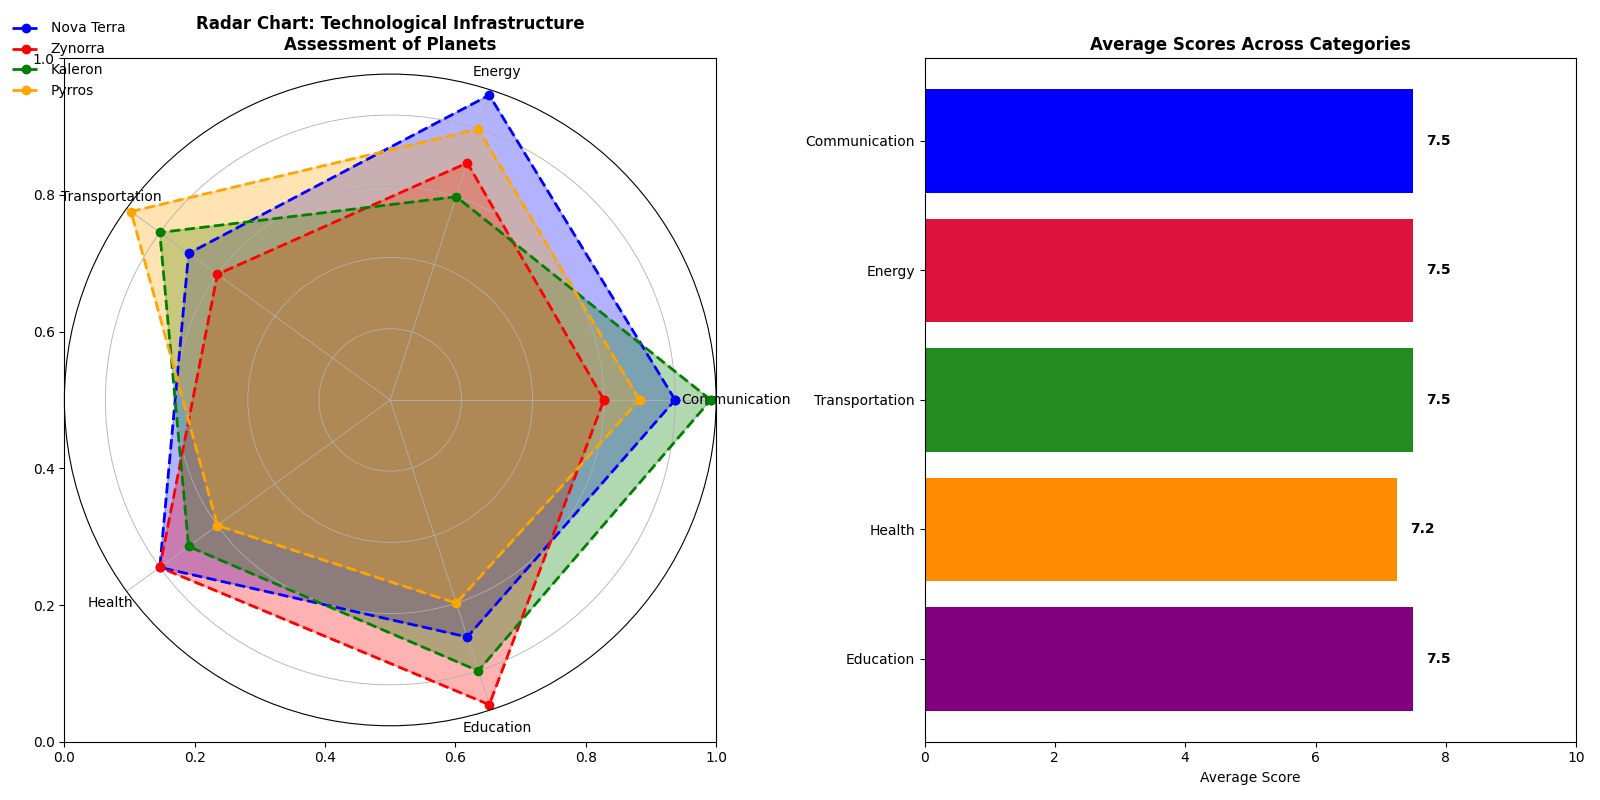

This chart was generated by the following Python code:
import matplotlib.pyplot as plt
import numpy as np

# Define the categories and data for each planet
categories = ['Communication', 'Energy', 'Transportation', 'Health', 'Education']
num_vars = len(categories)

nova_terra = [8, 9, 7, 8, 7]
zynorra = [6, 7, 6, 8, 9]
kaleron = [9, 6, 8, 7, 8]
pyrros = [7, 8, 9, 6, 6]

average_scores = [
    np.mean([nova_terra[i], zynorra[i], kaleron[i], pyrros[i]]) 
    for i in range(num_vars)
]

def create_radar_chart(ax, data, color, label):
    angles = np.linspace(0, 2 * np.pi, num_vars, endpoint=False).tolist()
    data += data[:1]
    angles += angles[:1]

    ax.fill(angles, data, color=color, alpha=0.3)
    ax.plot(angles, data, color=color, linestyle='--', linewidth=2, label=label, marker='o')

fig, (ax1, ax2) = plt.subplots(1, 2, figsize=(16, 8), subplot_kw=dict(polar=False))

ax1.set_title('Radar Chart: Technological Infrastructure\nAssessment of Planets', fontsize=12, fontweight='bold')
polar_ax = fig.add_subplot(121, polar=True)
create_radar_chart(polar_ax, nova_terra, 'b', 'Nova Terra')
create_radar_chart(polar_ax, zynorra, 'r', 'Zynorra')
create_radar_chart(polar_ax, kaleron, 'g', 'Kaleron')
create_radar_chart(polar_ax, pyrros, 'orange', 'Pyrros')
polar_ax.set_yticklabels([])
polar_ax.set_xticks(np.linspace(0, 2 * np.pi, num_vars, endpoint=False))
polar_ax.set_xticklabels(categories, fontsize=10)
polar_ax.grid(True, linestyle='-', linewidth=0.6)
polar_ax.legend(loc='upper left', bbox_to_anchor=(-0.1, 1.1), frameon=False)

ax2.barh(categories, average_scores, color=['blue', 'crimson', 'forestgreen', 'darkorange', 'purple'])
ax2.set_xlim(0, 10)
ax2.set_title('Average Scores Across Categories', fontsize=12, fontweight='bold')
ax2.set_xlabel('Average Score')
ax2.invert_yaxis()  # Invert y-axis for horizontal bars
for i, score in enumerate(average_scores):
    ax2.text(score + 0.2, i, f'{score:.1f}', va='center', color='black', fontweight='bold')

plt.tight_layout()
plt.show()
